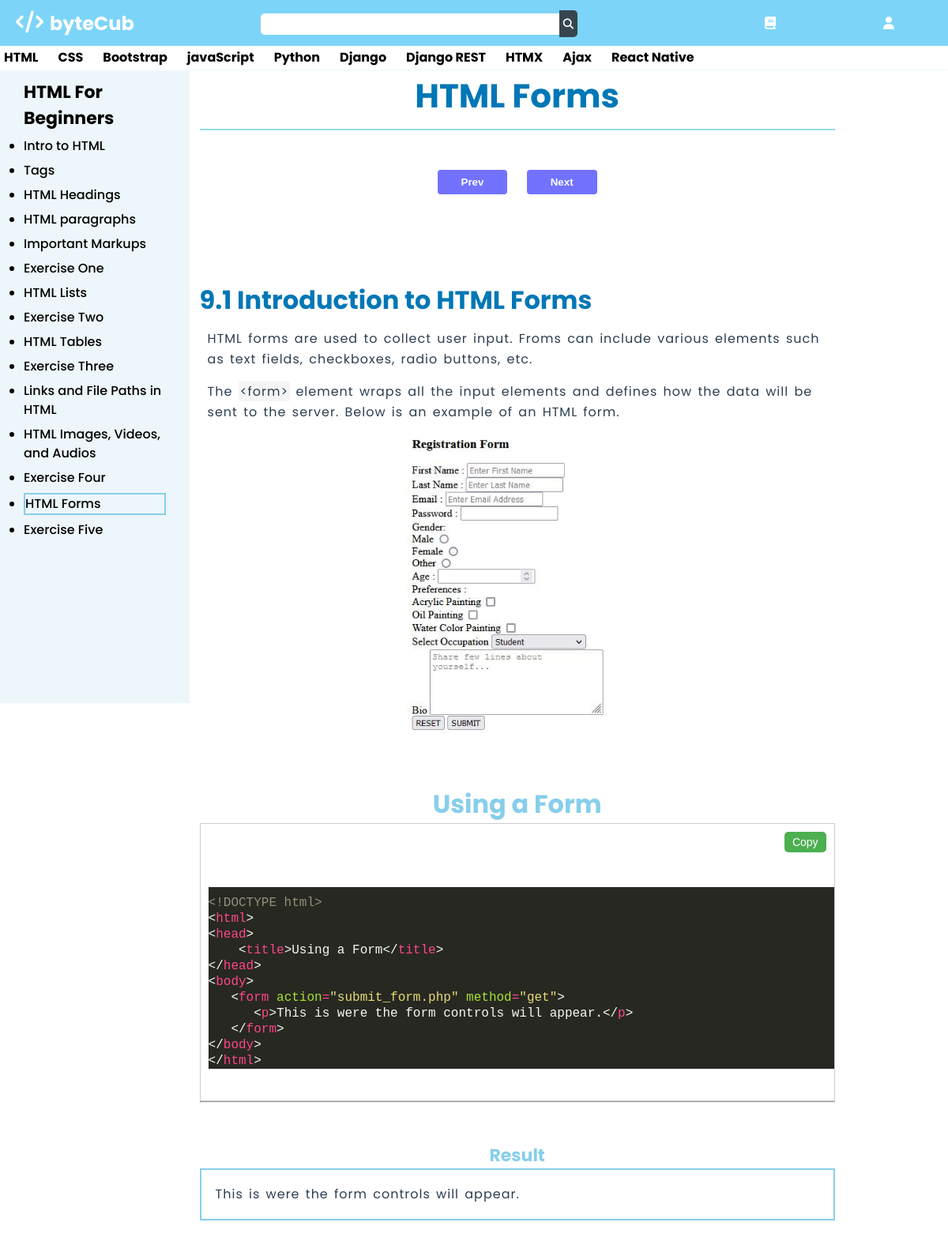
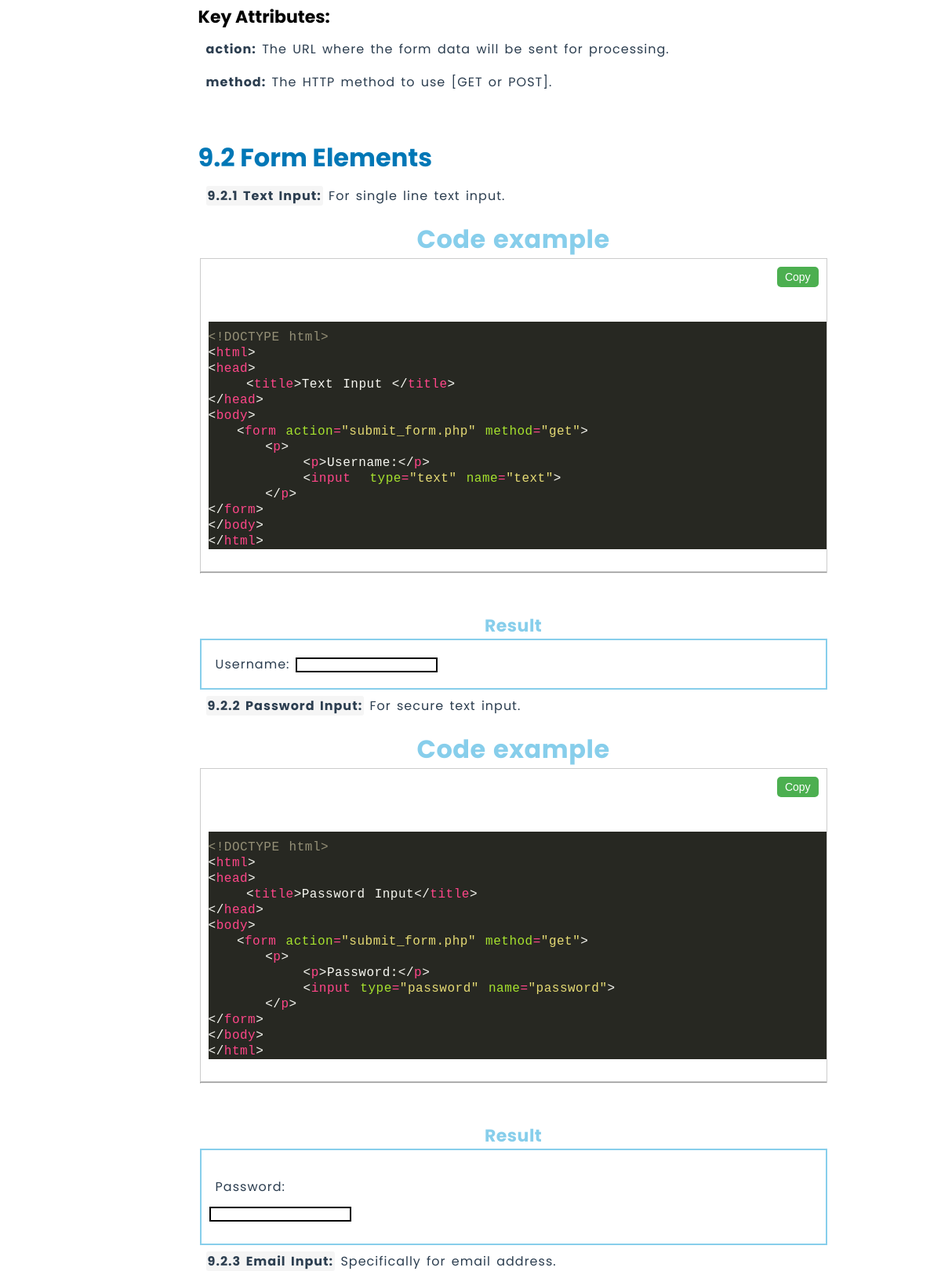
/HTMLIntro8/ (signed in, upper part), run on the app's committed database (2 pictures, top to bottom).
### introToHTML_app/models.py (models this page shows, shortened)
class IntroToHTML(models.Model):
    title = models.CharField(max_length=200)
    code = models.TextField()
    language = models.CharField(max_length=50, default='python')
    created_at = models.DateTimeField(auto_now_add=True)
    def get_highlighted_code(self):
        lexer = get_lexer_by_name(self.language)
        formatter = HtmlFormatter(style='monokai', full=True, lineos=True)  # Customize style as needed
        highlighted_code = highlight(self.code, lexer, formatter)
        return {"html": highlighted_code, "css": formatter.get_style_defs('.highlight')}

### introToHTML_app/views.py (the view)
# urls.py: path('HTMLIntro8/',page8_view,name="page8_view"),
@login_required(login_url="login")
def page8_view(request):
    code_1=IntroToHTML.objects.filter(title='HTML_intro8.1')
    code_2=IntroToHTML.objects.filter(title='HTML_intro8.2')
    code_3=IntroToHTML.objects.filter(title='HTML_intro8.3')
    code_4=IntroToHTML.objects.filter(title='HTML_intro8.4')
    code_5=IntroToHTML.objects.filter(title='HTML_intro8.5')
    code_6=IntroToHTML.objects.filter(title='HTML_intro8.6')
    code_7=IntroToHTML.objects.filter(title='HTML_intro8.7')
    code_8=IntroToHTML.objects.filter(title='HTML_intro8.8')
    quiz = get_object_or_404(Quiz, quiz_name='HTMLQ4')
    has_answered=QuizSubmission.objects.filter(user=request.user, quiz=quiz).exists()
    context={
        'code_1':code_1,
        'code_2':code_2,
        'code_3':code_3,
        'code_4':code_4,
        'code_5':code_5,
        'code_6':code_6,
        'code_7':code_7,
        'code_8':code_8,
        'has_answered':has_answered,
    }
    return render(request, 'IntroToHTML/page8.html',context)

### accounts/context_processors.py (called while the page is built)
def base_url_processor(request):
    return {
        'BASE_URL':settings.BASE_URL
    }

def leader_boards_context_view(request):
    rank=None
    points=None
    if request.user.is_authenticated:
        try:
            current_entry = LeaderboardEntry.objects.get(user=request.user)
            leaderboard = LeaderboardEntry.objects.filter(ranking_score=current_entry.ranking_score).order_by('-total_score')
            rank = LeaderboardEntry.objects.filter(
                ranking_score=current_entry.ranking_score,
                total_score__gt=current_entry.total_score
            ).count() + 1
            points=current_entry.total_score
        except LeaderboardEntry.DoesNotExist:
            rank = None  # or handle as needed
    return  {'rank':rank,'points':points}

### templates/IntroToHTML/page8.html (shortened to what this page needs)
{%load static%}
<!DOCTYPE html>
<html lang="en">
<head>
    <link rel="stylesheet" type="text/css" href="{%static 'assets/CSS/IntroToHTML/index.css'%}">
    <link rel="stylesheet" type="text/css" href="{%static 'assets/CSS/IntroToHTML/header.css'%}">
    <link rel="stylesheet" href="https://cdnjs.cloudflare.com/ajax/libs/font-awesome/4.7.0/css/font-awesome.min.css">
</head>
{%include 'all/snippets/header_snippet.html'%}
<body>
    <main>
    <div class="main-container">
        <div class="left-container">
            {%include 'introToHTML_app/snippets/left-container_snippet.html'%}
        </div>
        <div class="mid-container">
           <h1>HTML Forms</h1>
                <div class="button-container">
                    <a href="{%url 'HTMLIntro_ex4'%}"><button class="prev">Prev</button></a>
                    {%if has_answered == True%}
                    <a href="{%url 'HTMLIntro_ex5'%}"><button class="next">Next</button></a>
                    {%else%}
                    <a href="{{BASE_URL}}/HTMLQ4/"><button class="next">Next</button></a>
                    {%endif%}
                </div>
           <h2 style="margin-top: 20px;">9.1 Introduction to HTML Forms</h2>
           <div class="notes">
            <p>HTML forms are used to collect user input. Froms can include various elements such as text fields, checkboxes, radio buttons, etc.</p>
            <p>The <span class="emphasis">&lt;form&gt;</span> element wraps all the input elements and defines how the data will be sent to the server. Below is an example of an HTML form.</p>
           </div>
           <img style="height: 400px; display: block; margin: auto;" src="{%static 'assets/images/IntroToHTML/blog-steps-to-build-forms-in-html-image-10.jpg'%}"  alt="Form example">
           <h2 style="text-align: center; color: skyblue; margin-top: 50px;">Using a Form</h2>
           <div class="code-view">
            {% for snippet in code_1 %}
                <div class="code-container">
                    <button class="copy-button" onclick="copyToClipboard()">Copy</button>
                    <pre class="code-editor-content">
                        {{ snippet.get_highlighted_code.html | safe }}
                    </pre>
                </div>
            {% endfor %}
        </div>
                <hr>
                <h3 style="text-align: center; color: skyblue; margin-top: 50px;">Result</h3>
                <div class="result">
                    <form action="submit_form.php" method="get">
                        <p>This is were the form controls will appear.</p>
                    </form>
                </div>
            <h3>Key Attributes:</h3>
            <div class="notes">
                <p><strong>action:</strong> The URL where the form data will be sent for processing.</p>
                <p><strong>method:</strong> The HTTP method to use [GET or POST].</p>
            </div>
            <h2>9.2 Form Elements</h2>
            <div class="notes">
                <p><strong class="emphasis">9.2.1 Text Input:</strong> For single line text input.</p>
                <h2 style="text-align: center; color: skyblue; margin-top: 10px;">Code example</h2>
                <div class="code-view">
                    {% for snippet in code_2 %}
                        <div class="code-container">
                            <button class="copy-button" onclick="copyToClipboard()">Copy</button>
                            <pre class="code-editor-content">
                                {{ snippet.get_highlighted_code.html | safe }}
                            </pre>
                        </div>
                    {% endfor %}
                </div>
                <hr>
                <h3 style="text-align: center; color: skyblue; margin-top: 50px;">Result</h3>
                <div class="result">
                    <form action="submit_form.php" method="get">
                        <p>
                            <label>Username:</label>
                            <input style="border: 2px solid black;" type="text" name="text">
                        </p>
                    </form>
                </div>
                <p><strong class="emphasis" >9.2.2 Password Input:</strong> For secure text input.</p>
                <h2 style="text-align: center; color: skyblue; margin-top: 10px;">Code example</h2>
                <div class="code-view">
                    {% for snippet in code_3 %}
                        <div class="code-container">
                            <button class="copy-button" onclick="copyToClipboard()">Copy</button>
                            <pre class="code-editor-content">
                                {{ snippet.get_highlighted_code.html | safe }}
                            </pre>
                        </div>
                    {% endfor %}
                </div>
                <hr>
                <h3 style="text-align: center; color: skyblue; margin-top: 50px;">Result</h3>
                <div class="result">
                    <form action="submit_form.php" method="get">
                        <p>
                            <p>Password:</p>
                            <input style="border: 2px solid black;" type="password" name="password">
                        </p>
                    </form>
                </div>
                <p><strong class="emphasis" >9.2.3 Email Input:</strong> Specifically for email address.</p>
                    {% for snippet in code_4 %}
                                {{ snippet.get_highlighted_code.html | safe }}
                    {% endfor %}
                    {% for snippet in code_5 %}
                                {{ snippet.get_highlighted_code.html | safe }}
                    {% endfor %}
                    {% for snippet in code_6 %}
                                {{ snippet.get_highlighted_code.html | safe }}
                    {% endfor %}
                    {% for snippet in code_7 %}
                                {{ snippet.get_highlighted_code.html | safe }}
                    {% endfor %}
                    {% for snippet in code_8 %}
                                {{ snippet.get_highlighted_code.html | safe }}
                    {% endfor %}
            </div>
        </div>
    </div>
</main>
</body>
</html>

### static/assets/CSS/IntroToHTML/index.css (style rules this page uses)
* { margin: 0; padding: 0; box-sizing: border-box; }
body { font-family: 'Poppins','Segoe UI', Tahoma, Geneva, Verdana, sans-serif; overflow-x: hidden; background-color: white !important; }
main { background-color: white !important; }
.main-container { display: flex; gap: 10px; width: 100%; margin-top: 90px; }
.left-container { background-color: rgba(187, 223, 237, 0.27); width: 20%; height:100vh; position: fixed; color: black; overflow-y: scroll; transform: translateX(0); transform: translateY(0); transition: transform 0.4s ease-in-out; z-index: 999; }
.mid-container { width: 67%; min-height: 1000px; margin-left: 21.05%; }
.mid-container { transition: margin-left 0.4s ease-in-out; }
.mid-container { transition: opacity 0.3s ease-in-out; }
.mid-container { overflow: hidden; }
.emphasis { background-color: #f5f5f5; padding: 1px 2px; border-radius: 3px; }
.notes { color:#2c3e50; margin-top: 2px; border-radius: 5px; border: 2px solid white; word-spacing: 2px; letter-spacing: 0.5px; }
h1 { text-align: center; color: #0077b6; border-bottom: 2px solid #90e0ef; padding-bottom: 10px; margin-top: 0; font-size: 42px; }
h2 { color: #0077b6; margin-top: 50px; font-size: 32px; }
h3 { color: black; margin-top: 50px; font-size: 22px; }
.notes p { line-height: 1.6; word-spacing: 2px; letter-spacing: 1px; padding: 8px; font-size: 16px; }
p { line-height: 1.6; word-spacing: 2px; letter-spacing: 1px; padding: 8px; color:#2c3e50; font-size: 16px; }
img { display: block; margin: auto; overflow-x: scroll; }
.button-container { margin-top: 50px; text-align: center; margin-bottom: 110px; }
.button-container button { display: inline-block; padding: 8px 30px; background-color: rgba(0, 0, 255, 0.551); color: white; font-weight: bold; border: none; border-radius: 4px; margin: 0 10px; cursor: pointer; transition: padding 0.4s ease-in-out; }
a { text-decoration: none; color: #007bff; }
.result { display: block; border: 2px solid skyblue; padding: 10px; color: black; }
.code-container { max-height: 400px; border: 1px solid #ccc; overflow: auto; padding: 10px; position: relative; }
.copy-button { position: absolute; top: 10px; right: 10px; background-color: #4CAF50; border: none; color: white; padding: 5px 10px; text-align: center; text-decoration: none; display: inline-block; font-size: 14px; cursor: pointer; border-radius: 5px; display: block; }
.code-editor-content { font-family:'Consolas', monospace !important; white-space: pre-wrap; margin-top: -150px; }
pre { padding-top: 10px; margin-top: -100px; margin-bottom: -45px; width: 1500px; font-size: 16px; }

### static/assets/CSS/IntroToHTML/header.css (style rules this page uses)
* { margin: 0; padding: 0; box-sizing: border-box; }

### data on the page
IntroToHTML: get_highlighted_code.html "<!DOCTYPE html> < html > < head > < title > Using a Form </ title > </ head > < body > < form action = \"submit_form.php\" method = \"get\" > < p > This is were the form controls will appear. </ p > </ form > </ body > </ html >"
IntroToHTML: get_highlighted_code.html "<!DOCTYPE html> < html > < head > < title > Text Input </ title > </ head > < body > < form action = \"submit_form.php\" method = \"get\" > < p > < p > Username: </ p > < input type = \"text\" name = \"text\" > </ p > </ form > </ body > </ html >"
IntroToHTML: get_highlighted_code.html "<!DOCTYPE html> < html > < head > < title > Password Input </ title > </ head > < body > < form action = \"submit_form.php\" method = \"get\" > < p > < p > Password: </ p > < input type = \"password\" name = \"password\" > </ p > </ form > </ body > </ html >"
